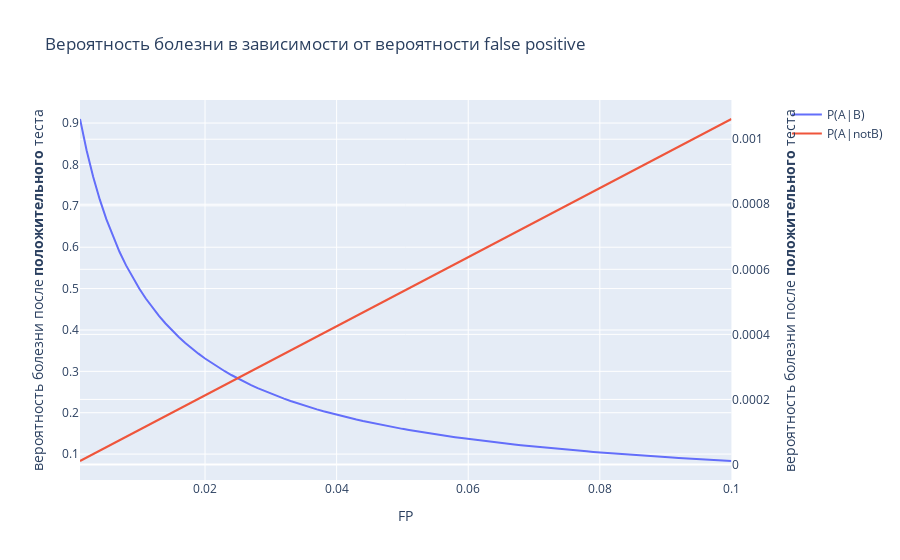

The notebook cell saved with this chart:
### Markdown cell above
Как можно заметить, изменение вероятности ложноотрицательных срабатываний теста, не имеет значительного влияния на итоговые апостериорные вероятности болезни. Да и в целом вероятность болезни после отрицательного теста очень мала.

Поэтому стоит заняться уменьшением вероятности получить положительный результат тестирования на заболевание, при условии, что пациент здоров. В последствии это можетв разы увеличить вероятность болезни после положительного теста.

Ниже на графике продемонстировано влияние улучшения показателя ложноотрицательных срабатываний на итоговые апостериорные вероятности.

### Code cell
def plot_pab(fn):
    fp = np.linspace(0.001, 0.1, num=100)
    fig = subplots.make_subplots(specs=[[{"secondary_y": True}]])
    
    fig.add_trace(go.Scatter(x=fp, y=a_posterior_b(fp, fn),     name="P(A|B)"),    secondary_y=False)
    fig.add_trace(go.Scatter(x=fp, y=a_posterior_not_b(fp, fn), name="P(A|notB)"), secondary_y=True)
    
    fig.update_layout(title="Вероятность болезни в зависимости от вероятности false positive", xaxis=dict(title="FP"))
    fig.update_yaxes(title_text="вероятность болезни после <b>положительного</b> теста", secondary_y=False)
    fig.update_yaxes(title_text="вероятность болезни после <b>положительного</b> теста", secondary_y=True)

    fig.show()
    
    
plot_pab(0.05)
